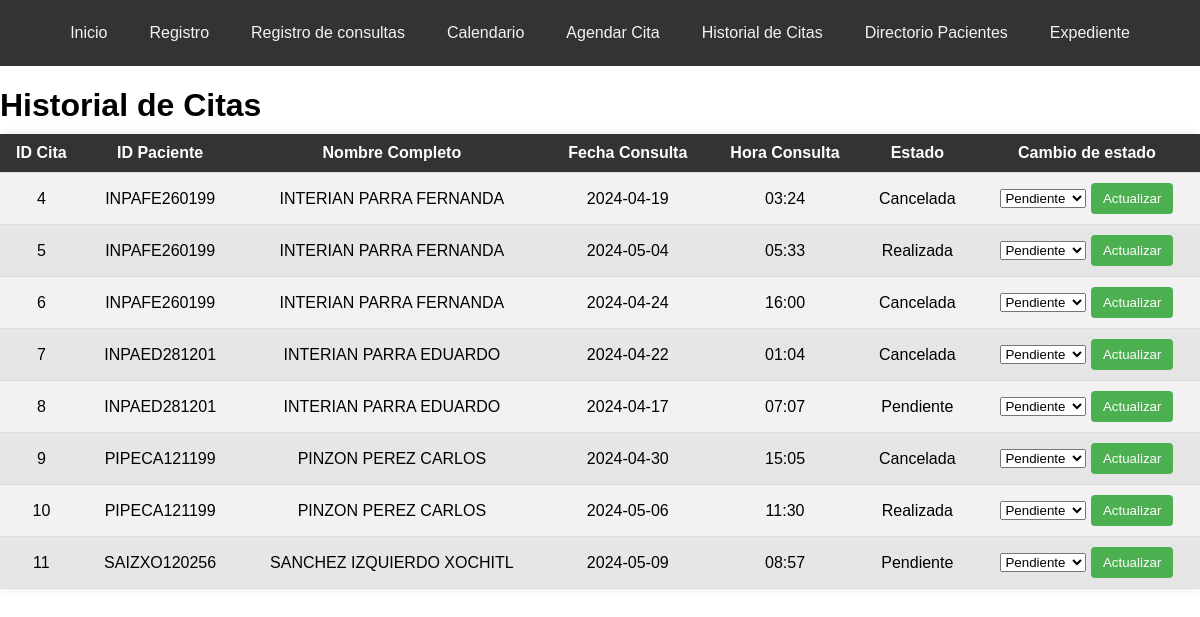
The page /historial_citas on the database as committed earlier.
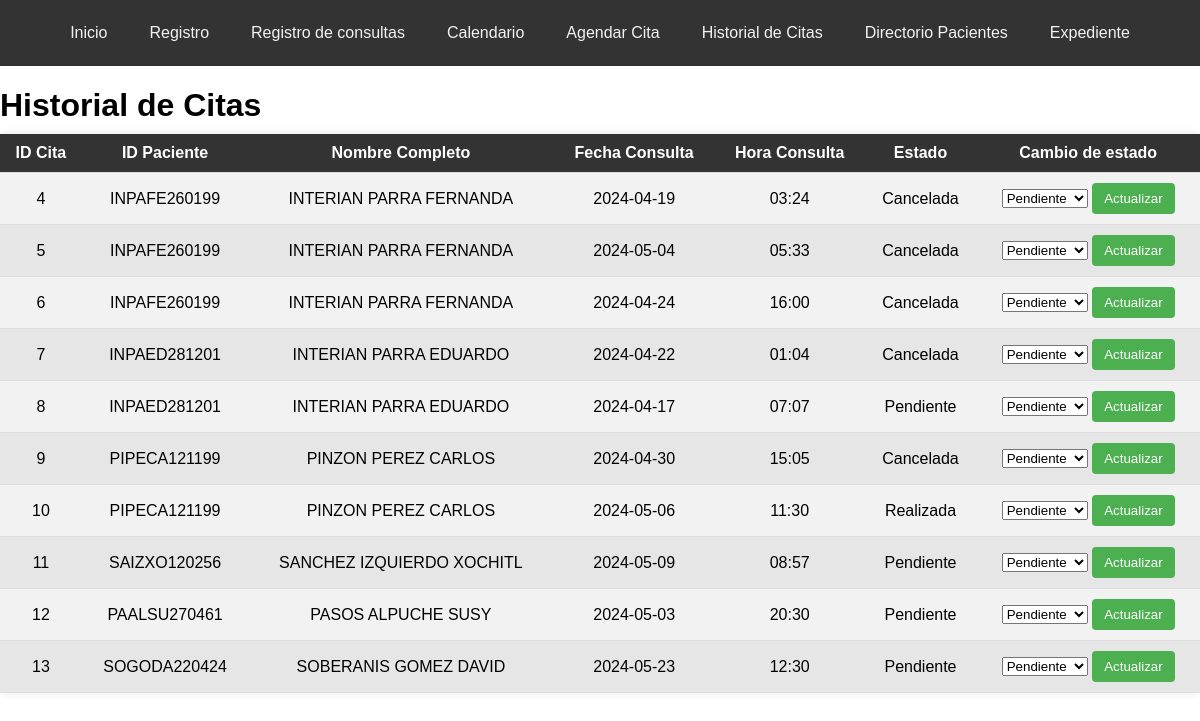
The same page on the database as committed later.
### tables this page shows
CREATE TABLE citas (
                    id INTEGER PRIMARY KEY AUTOINCREMENT,
                    paciente_id TEXT,
                    fecha_consulta TEXT NOT NULL,
                    hora_consulta TEXT NOT NULL, 
                    observaciones TEXT,
                    estado TEXT DEFAULT 'Pendiente',
                    FOREIGN KEY (paciente_id) REFERENCES pacientes(id)
                );

CREATE TABLE pacientes (
                    id TEXT PRIMARY KEY,
                    primer_apellido TEXT NOT NULL,
                    segundo_apellido TEXT NOT NULL,
                    nombres TEXT NOT NULL,
                    fecha_nacimiento TEXT NOT NULL,
                    celular TEXT NOT NULL,
                    turno TEXT NOT NULL,
                    genero TEXT NOT NULL,
                    peso REAL NOT NULL,
                    altura REAL NOT NULL,
                    imc REAL NOT NULL,
                    fecha_registro TEXT NOT NULL,
                    registrado_por TEXT NOT NULL);

### app.py (the view, shortened to what this page needs)
@app.route('/historial_citas', methods=['GET', 'POST'])
def historial_citas():
    with sqlite3.connect('nutricion_consulta.db') as conexion:
        cursor = conexion.cursor()
        cursor.execute('''SELECT citas.id, pacientes.id, pacientes.primer_apellido || ' ' || pacientes.segundo_apellido || ' ' || pacientes.nombres as nombre_completo,
                          pacientes.fecha_nacimiento, citas.fecha_consulta, citas.hora_consulta, citas.observaciones, citas.estado
                          FROM citas JOIN pacientes ON citas.paciente_id = pacientes.id''')
        citas = cursor.fetchall()
    return render_template('historial_citas.html', citas=citas)

### templates/historial_citas.html (shortened to what this page needs)
<!DOCTYPE html>
<html lang="es">
<head>
</head>
<body>
    <div class="navbar">
        <a href="/">Inicio</a>
        <a href="/registro">Registro</a>
        <a href="/consultar">Registro de consultas</a>
        <a href="/options">Calendario</a>
        <a href="/agendar_cita">Agendar Cita</a>
        <a href="/historial_citas">Historial de Citas</a>
        <a href="/directorio_pacientes">Directorio Pacientes</a>
        <a href="/crear_expediente">Expediente</a>
    </div>
    <div class="container">
        <h1>Historial de Citas</h1>
        <table>
            <tr>
                <th>ID Cita</th>
                <th>ID Paciente</th>
                <th>Nombre Completo</th>
                <th>Fecha Consulta</th>
                <th>Hora Consulta</th>
                <th>Estado</th>
                <th>Cambio de estado</th>
            </tr>
            {% for cita in citas %}
            <tr class="{% if cita[8] == 'Pendiente' %}select-pendiente{% elif cita[8] == 'Realizada' %}select-realizada{% elif cita[8] == 'Cancelada' %}select-cancelada{% endif %}">
                <td>{{ cita[0] }}</td>
                <td>{{ cita[1] }}</td>
                <td>{{ cita[2] }}</td>
                <td>{{ cita[4] }}</td>
                <td>{{ cita[5] }}</td>
                <td>{{ cita[7] }}</td>
                <td>
                    <form action="/historial_citas" method="POST" class="update-form">
                        <select id="nuevo_estado" name="nuevo_estado">
                            <option value="Pendiente" {% if cita[8] == 'Pendiente' %} selected {% endif %}>Pendiente</option>
                        </select>
                        <input type="submit" value="Actualizar">
                    </form>
                </td>
            </tr>
            {% endfor %}
        </table>
    </div>
</body>
</html>

### templates/historial_citas.html (style rules this page uses)
body { font-family: Arial, sans-serif; margin: 0; padding: 0; background-image: url('https://img.freepik.com/vector-gratis/fondo-frutas-verduras_23-2148485148.jpg?w=740&t=st=1713248651~exp=1713249251~hmac=30e168e9f2d449c4894d64a9e7ff69ce1449d8aca24ba3c0d846298490ca6041'); background-size: cover; background-position: center; background-repeat: no-repeat; }
.navbar { overflow: hidden; background-color: #333; display: flex; justify-content: center; padding: 10px 0; }
.navbar a { color: #f2f2f2; text-align: center; padding: 14px 16px; text-decoration: none; transition: background-color 0.3s ease; border-radius: 5px; margin: 0 5px; }
h1 { margin-bottom: 10px; }
table { width: 100%; border-collapse: collapse; margin-bottom: 20px; background-color: #fff; border-radius: 8px; box-shadow: 0 0 10px rgba(0, 0, 0, 0.1); }
th, td { padding: 10px; text-align: center; border-bottom: 1px solid #ddd; transition: background-color 0.3s; }
th { background-color: #333; color: #ffffff; }
tr:nth-child(even) { background-color: #f2f2f2; }
tr:nth-child(odd) { background-color: #e6e6e6; }
input[type="submit"] { background-color: #4CAF50; color: white; border: none; padding: 8px 12px; border-radius: 4px; cursor: pointer; }

Rows that differ between the two databases and show on the page:
changed citas id 5: estado "Realizada" → "Cancelada"
added citas: id "12", cita "PAALSU270461", cita "PASOS ALPUCHE SUSY", fecha_consulta "2024-05-03", hora_consulta "20:30", estado "Pendiente"
added citas: id "13", cita "SOGODA220424", cita "SOBERANIS GOMEZ DAVID", fecha_consulta "2024-05-23", hora_consulta "12:30", estado "Pendiente"
